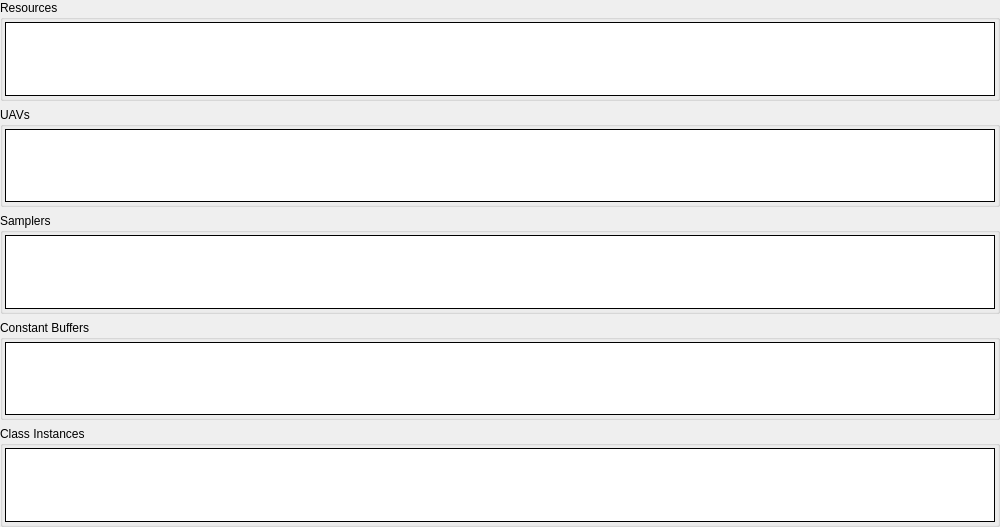
         <widget class="QWidget" name="csScrollContents">
          <property name="geometry">
           <rect>
            <x>0</x>
            <y>0</y>
            <width>1000</width>
            <height>527</height>
           </rect>
          </property>
          <layout class="QVBoxLayout" name="verticalLayout_15">
           <property name="leftMargin">
            <number>0</number>
           </property>
           <property name="topMargin">
            <number>0</number>
           </property>
           <property name="rightMargin">
            <number>0</number>
           </property>
           <property name="bottomMargin">
            <number>0</number>
           </property>
           <item>
            <widget class="CollapseGroupBox" name="csResGroup">
             <property name="sizePolicy">
              <sizepolicy hsizetype="Preferred" vsizetype="Expanding">
               <horstretch>0</horstretch>
               <verstretch>1</verstretch>
              </sizepolicy>
             </property>
             <property name="title">
              <string>Resources</string>
             </property>
             <layout class="QHBoxLayout" name="horizontalLayout_37">
              <property name="leftMargin">
               <number>2</number>
              </property>
              <property name="topMargin">
               <number>2</number>
              </property>
              <property name="rightMargin">
               <number>2</number>
              </property>
              <property name="bottomMargin">
               <number>2</number>
              </property>
              <item>
               <widget class="RDTreeWidget" name="csResources">
                <property name="frameShape">
                 <enum>QFrame::Box</enum>
                </property>
                <property name="frameShadow">
                 <enum>QFrame::Plain</enum>
                </property>
                <property name="editTriggers">
                 <set>QAbstractItemView::NoEditTriggers</set>
                </property>
                <property name="showDropIndicator" stdset="0">
                 <bool>false</bool>
                </property>
                <property name="rootIsDecorated">
                 <bool>false</bool>
                </property>
                <property name="allColumnsShowFocus">
                 <bool>true</bool>
                </property>
                <attribute name="headerStretchLastSection">
                 <bool>false</bool>
                </attribute>
               </widget>
              </item>
             </layout>
            </widget>
           </item>
           <item>
            <widget class="CollapseGroupBox" name="csUAVGroup">
             <property name="sizePolicy">
              <sizepolicy hsizetype="Preferred" vsizetype="Expanding">
               <horstretch>0</horstretch>
               <verstretch>1</verstretch>
              </sizepolicy>
             </property>
             <property name="title">
              <string>UAVs</string>
             </property>
             <layout class="QHBoxLayout" name="horizontalLayout_39">
              <property name="leftMargin">
               <number>2</number>
              </property>
              <property name="topMargin">
               <number>2</number>
              </property>
              <property name="rightMargin">
               <number>2</number>
              </property>
              <property name="bottomMargin">
               <number>2</number>
              </property>
              <item>
               <widget class="RDTreeWidget" name="csUAVs">
                <property name="frameShape">
                 <enum>QFrame::Box</enum>
                </property>
                <property name="frameShadow">
                 <enum>QFrame::Plain</enum>
                </property>
                <property name="editTriggers">
                 <set>QAbstractItemView::NoEditTriggers</set>
                </property>
                <property name="showDropIndicator" stdset="0">
                 <bool>false</bool>
                </property>
                <property name="rootIsDecorated">
                 <bool>false</bool>
                </property>
                <property name="allColumnsShowFocus">
                 <bool>true</bool>
                </property>
                <attribute name="headerStretchLastSection">
                 <bool>false</bool>
                </attribute>
               </widget>
              </item>
             </layout>
            </widget>
           </item>
           <item>
            <widget class="CollapseGroupBox" name="csSamplerGroup">
             <property name="sizePolicy">
              <sizepolicy hsizetype="Preferred" vsizetype="Expanding">
               <horstretch>0</horstretch>
               <verstretch>1</verstretch>
              </sizepolicy>
             </property>
             <property name="title">
              <string>Samplers</string>
             </property>
             <layout class="QHBoxLayout" name="horizontalLayout_38">
              <property name="leftMargin">
               <number>2</number>
              </property>
              <property name="topMargin">
               <number>2</number>
              </property>
              <property name="rightMargin">
               <number>2</number>
              </property>
              <property name="bottomMargin">
               <number>2</number>
              </property>
              <item>
               <widget class="RDTreeWidget" name="csSamplers">
                <property name="frameShape">
                 <enum>QFrame::Box</enum>
                </property>
                <property name="frameShadow">
                 <enum>QFrame::Plain</enum>
                </property>
                <property name="editTriggers">
                 <set>QAbstractItemView::NoEditTriggers</set>
                </property>
                <property name="showDropIndicator" stdset="0">
                 <bool>false</bool>
                </property>
                <property name="rootIsDecorated">
                 <bool>false</bool>
                </property>
                <property name="allColumnsShowFocus">
                 <bool>true</bool>
                </property>
                <attribute name="headerStretchLastSection">
                 <bool>false</bool>
                </attribute>
               </widget>
              </item>
             </layout>
            </widget>
           </item>
           <item>
            <widget class="CollapseGroupBox" name="csCBufferGroup">
             <property name="sizePolicy">
              <sizepolicy hsizetype="Preferred" vsizetype="Expanding">
               <horstretch>0</horstretch>
               <verstretch>1</verstretch>
              </sizepolicy>
             </property>
             <property name="title">
              <string>Constant Buffers</string>
             </property>
             <layout class="QHBoxLayout" name="horizontalLayout_35">
              <property name="leftMargin">
               <number>2</number>
              </property>
              <property name="topMargin">
               <number>2</number>
              </property>
              <property name="rightMargin">
               <number>2</number>
              </property>
              <property name="bottomMargin">
               <number>2</number>
              </property>
              <item>
               <widget class="RDTreeWidget" name="csCBuffers">
                <property name="frameShape">
                 <enum>QFrame::Box</enum>
                </property>
                <property name="frameShadow">
                 <enum>QFrame::Plain</enum>
                </property>
                <property name="editTriggers">
                 <set>QAbstractItemView::NoEditTriggers</set>
                </property>
                <property name="showDropIndicator" stdset="0">
                 <bool>false</bool>
                </property>
                <property name="rootIsDecorated">
                 <bool>false</bool>
                </property>
                <property name="allColumnsShowFocus">
                 <bool>true</bool>
                </property>
                <attribute name="headerStretchLastSection">
                 <bool>false</bool>
                </attribute>
               </widget>
              </item>
             </layout>
            </widget>
           </item>
           <item>
            <widget class="CollapseGroupBox" name="csSubroutineGroup">
             <property name="sizePolicy">
              <sizepolicy hsizetype="Preferred" vsizetype="Expanding">
               <horstretch>0</horstretch>
               <verstretch>1</verstretch>
              </sizepolicy>
             </property>
             <property name="title">
              <string>Class Instances</string>
             </property>
             <layout class="QHBoxLayout" name="horizontalLayout_36">
              <property name="leftMargin">
               <number>2</number>
              </property>
              <property name="topMargin">
               <number>2</number>
              </property>
              <property name="rightMargin">
               <number>2</number>
              </property>
              <property name="bottomMargin">
               <number>2</number>
              </property>
              <item>
               <widget class="RDTreeWidget" name="csClasses">
                <property name="frameShape">
                 <enum>QFrame::Box</enum>
                </property>
                <property name="frameShadow">
                 <enum>QFrame::Plain</enum>
                </property>
                <property name="editTriggers">
                 <set>QAbstractItemView::NoEditTriggers</set>
                </property>
                <property name="showDropIndicator" stdset="0">
                 <bool>false</bool>
                </property>
                <property name="rootIsDecorated">
                 <bool>false</bool>
                </property>
                <property name="allColumnsShowFocus">
                 <bool>true</bool>
                </property>
                <attribute name="headerStretchLastSection">
                 <bool>false</bool>
                </attribute>
               </widget>
              </item>
             </layout>
            </widget>
           </item>
           <item>
            <spacer name="verticalSpacer_6">
             <property name="orientation">
              <enum>Qt::Vertical</enum>
             </property>
             <property name="sizeType">
              <enum>QSizePolicy::MinimumExpanding</enum>
             </property>
             <property name="sizeHint" stdset="0">
              <size>
               <width>0</width>
               <height>0</height>
              </size>
             </property>
            </spacer>
           </item>
          </layout>
         </widget>
